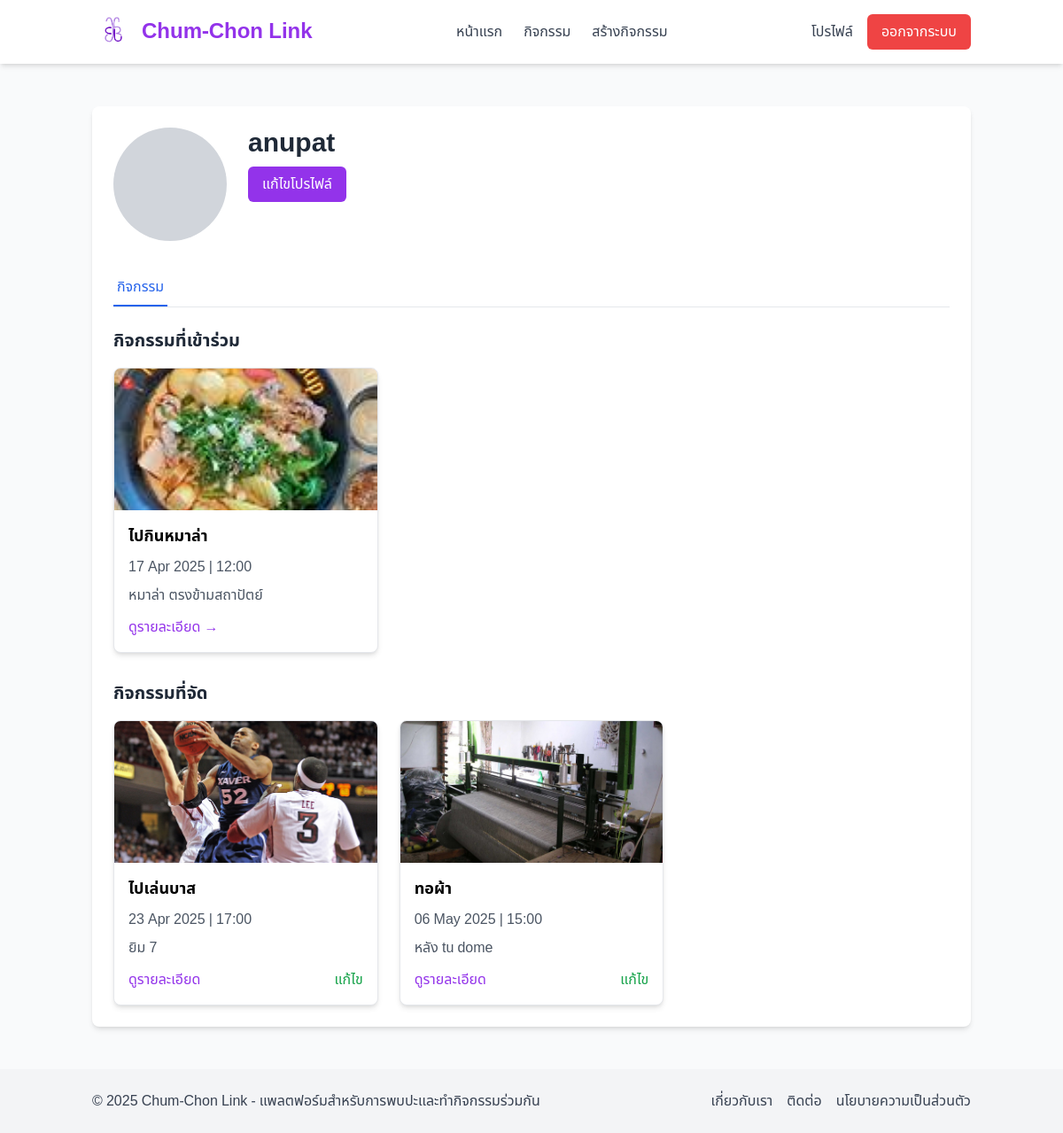
/profile/ (signed in), run on the app's committed database.
### myapp/models.py (models this page shows, shortened)
class UserProfile(models.Model):
    user = models.OneToOneField(User, on_delete=models.CASCADE, related_name='profile')
    bio = models.TextField(blank=True, null=True)
    profile_image = models.ImageField(upload_to='profiles/', blank=True, null=True)

class Event(models.Model):
    title = models.CharField(max_length=200)
    description = models.TextField()
    location = models.CharField(max_length=200)
    date = models.DateField()
    time = models.TimeField()
    image = models.ImageField(upload_to='events/')
    category = models.ForeignKey(Category, on_delete=models.CASCADE, related_name='events')
    community = models.ForeignKey(Community, on_delete=models.CASCADE, related_name='events', null=True, blank=True)
    organizer = models.ForeignKey(User, on_delete=models.CASCADE, related_name='organized_events')
    max_attendees = models.PositiveIntegerField(null=True, blank=True)
    created_at = models.DateTimeField(auto_now_add=True)

### myapp/views.py (the view)
# urls.py: path('profile/', views.user_profile, name='user_profile'),
@login_required
def user_profile(request, username=None):
    if username:
        user = get_object_or_404(User, username=username)
    else:
        user = request.user
    profile, created = UserProfile.objects.get_or_create(user=user)
    organized_events = Event.objects.filter(organizer=user)
    attending_events = Event.objects.filter(
        attendees__user=user,
        attendees__status='attending'
    )
    context = {
        'profile': profile,
        'organized_events': organized_events,
        'attending_events': attending_events,
    }
    return render(request, 'myapp/user_profile.html', context)

### myapp/templates/myapp/user_profile.html (shortened to what this page needs)
{% extends 'myapp/base.html' %}
{% block content %}
<section class="py-6">
    <div class="bg-white rounded-lg shadow-md overflow-hidden">
        <div class="p-6">
            <div class="flex flex-col md:flex-row items-center md:items-start gap-6 mb-8">
                <div class="w-32 h-32 bg-gray-300 rounded-full overflow-hidden">
                </div>
                <div class="text-center md:text-left">
                    <h1 class="text-3xl font-bold text-gray-800 mb-2">{{ profile.user.username }}</h1>
                    {% if request.user == profile.user %}
                    <a href="{% url 'edit_profile' %}" class="inline-block bg-purple-600 hover:bg-purple-700 text-white px-4 py-2 rounded-md">แก้ไขโปรไฟล์</a>
                    {% endif %}
                </div>
            </div>
            <div class="border-b border-gray-200 mb-6">
                <div class="flex space-x-8">
                    <button class="py-2 px-1 border-b-2 border-blue-600 text-blue-600 font-medium">กิจกรรม</button>
                </div>
            </div>
            <div class="mb-8">
                <h2 class="text-xl font-bold text-gray-800 mb-4">กิจกรรมที่เข้าร่วม</h2>
                <div class="grid grid-cols-1 sm:grid-cols-2 lg:grid-cols-3 gap-6">
                    {% for event in attending_events %}
                    <div class="bg-white rounded-lg shadow-md overflow-hidden border border-gray-200">
                        <div class="h-40 overflow-hidden">
                            {% if event.image %}
                            <img src="{{ event.image.url }}" alt="{{ event.title }}" class="w-full h-full object-cover">
                            {% else %}
                            <div class="w-full h-full bg-gray-200 flex items-center justify-center">
                                <span class="text-gray-500">ไม่มีรูปภาพ</span>
                            </div>
                            {% endif %}
                        </div>
                        <div class="p-4">
                            <h3 class="font-bold text-lg mb-2">{{ event.title }}</h3>
                            <p class="text-gray-600 mb-2">{{ event.date|date:"d M Y" }} | {{ event.time|time:"H:i" }}</p>
                            <p class="text-gray-600 mb-3">{{ event.location }}</p>
                            <a href="{% url 'event_detail' event.id %}" class="text-purple-600 hover:text-purple-800">ดูรายละเอียด →</a>
                        </div>
                    </div>
                    {% empty %}
                    <div class="col-span-3 text-center py-8">
                        <p class="text-gray-500">ยังไม่เคยเข้าร่วมกิจกรรมใดๆ</p>
                    </div>
                    {% endfor %}
                </div>
            </div>
            <div>
                <h2 class="text-xl font-bold text-gray-800 mb-4">กิจกรรมที่จัด</h2>
                <div class="grid grid-cols-1 sm:grid-cols-2 lg:grid-cols-3 gap-6">
                    {% for event in organized_events %}
                    <div class="bg-white rounded-lg shadow-md overflow-hidden border border-gray-200">
                        <div class="h-40 overflow-hidden">
                            {% if event.image %}
                            <img src="{{ event.image.url }}" alt="{{ event.title }}" class="w-full h-full object-cover">
                            {% else %}
                            <div class="w-full h-full bg-gray-200 flex items-center justify-center">
                                <span class="text-gray-500">ไม่มีรูปภาพ</span>
                            </div>
                            {% endif %}
                        </div>
                        <div class="p-4">
                            <h3 class="font-bold text-lg mb-2">{{ event.title }}</h3>
                            <p class="text-gray-600 mb-2">{{ event.date|date:"d M Y" }} | {{ event.time|time:"H:i" }}</p>
                            <p class="text-gray-600 mb-3">{{ event.location }}</p>
                            <div class="flex justify-between items-center">
                                <a href="{% url 'event_detail' event.id %}" class="text-purple-600 hover:text-purple-800">ดูรายละเอียด</a>
                                <a href="{% url 'event_update' event.id %}" class="text-green-600 hover:text-green-800">แก้ไข</a>
                            </div>
                        </div>
                    </div>
                    {% empty %}
                    <div class="col-span-3 text-center py-8">
                        <p class="text-gray-500">ยังไม่เคยจัดกิจกรรมใดๆ</p>
                        <a href="{% url 'event_create' %}" class="inline-block mt-4 bg-purple-600 hover:bg-purple-700 text-white px-4 py-2 rounded-md">สร้างกิจกรรมใหม่</a>
                    </div>
                    {% endfor %}
                </div>
            </div>
        </div>
    </div>
</section>
{% endblock %}

### myapp/templates/myapp/base.html (style rules this page uses)
body { font-family: 'Noto Sans Thai', sans-serif; }

### data on the page
UserProfile: user.username "anupat"
Event: image (picture), title "ไปกินหมาล่า", date "17 Apr 2025", time "12:00", location "หมาล่า ตรงข้ามสถาปัตย์"
Event: image (picture), title "ไปเล่นบาส", date "23 Apr 2025", time "17:00", location "ยิม 7"
Event: image (picture), title "ทอผ้า", date "06 May 2025", time "15:00", location "หลัง tu dome"
